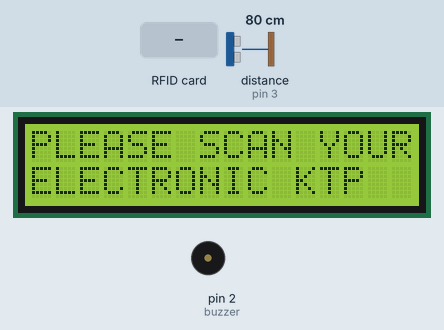
Recording of a sketch running on a simulated Arduino Uno, built with avr-gcc and run on an emulated ATmega328P. Shown: 16×2 character LCD, buzzer (waves = sounding). Wiring (inferred from the names in the program): ultrasonic range finder: trigger pin 4; echo pin 3. The inputs (shaded band) are chosen by the test bench; at power-on: distance to the obstacle (sensor on pin 3) 80 cm. The echo pulse lasts 58.3 µs per cm; what the sketch prints to the serial monitor is not drawn.

Above: at 1.3 s.
1.4 s: RFID card 04 0B 6B 8A 7E 29 80 held to the reader
At 3.0 s:
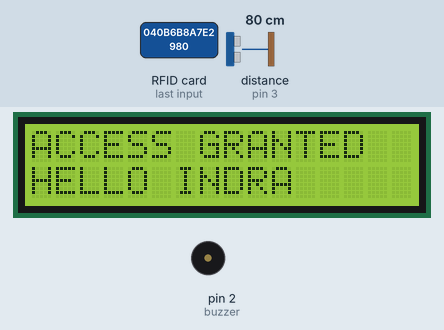
3.3 s: distance to the obstacle (sensor on pin 3) set to 89 cm
At 4.9 s:
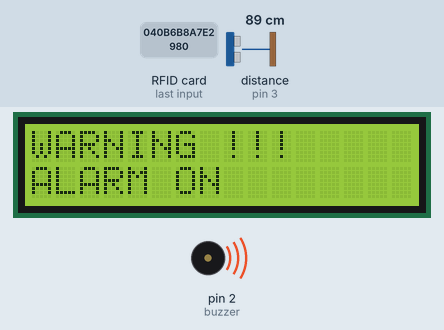
At 9.5 s:
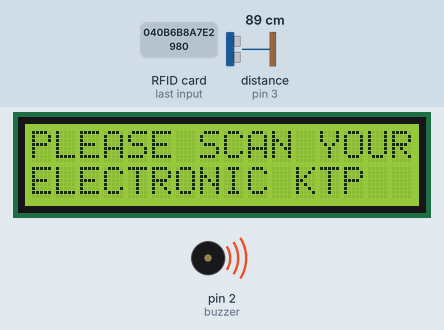
Timing chart, 0 to 11.0 s (numbered marks = the images above; inputs shaded):
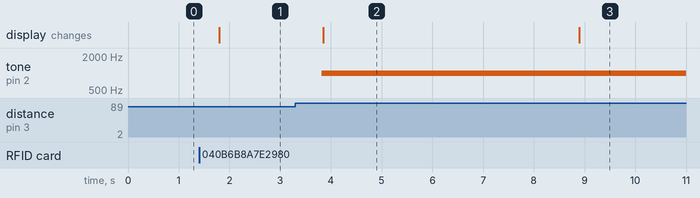

The sketch:

jarak1sensorfic.ino
```cpp
#include <SPI.h>
#include <MFRC522.h>
#include <Wire.h>
#include <LiquidCrystal_I2C.h>
#include <LCD.h>
#define SS_PIN 10
#define RST_PIN 9

LiquidCrystal_I2C lcd(0x27,2,1,0,4,5,6,7,3, POSITIVE);

MFRC522 mfrc522(SS_PIN, RST_PIN);   // Create MFRC522 instance.

const int trigPin = 4;
const int echoPin = 3;
const int buzzer = 2;

long duration;
int distance, distancex;
bool statusscan = false;

String ektp = "";

void setup()
{
  pinMode(trigPin, OUTPUT);
  pinMode(echoPin, INPUT);
  pinMode(buzzer, OUTPUT);

  Serial.begin(9600);   // Initiate a serial communication
  SPI.begin();      // Initiate  SPI bus
  lcd.begin(16,2);
  lcd.backlight();
  mfrc522.PCD_Init();   // Initiate MFRC522

  noTone(buzzer);
  Serial.println("Put your card to the reader...");
  Serial.println();
}

void loop()
{
  lcd.setCursor(0, 0);
  lcd.print("PLEASE SCAN YOUR");
  lcd.setCursor(0, 1);
  lcd.print("ELECTRONIC KTP");
  jarak();
  // Look for new cards
  if ( ! mfrc522.PICC_IsNewCardPresent())
  {
    return;
  }
  // Select one of the cards
  if ( ! mfrc522.PICC_ReadCardSerial())
  {
    return;
  }
  //Show UID on serial monitor
  Serial.print("UID tag :");
  String content = "";
  byte letter;
  for (byte i = 0; i < mfrc522.uid.size; i++)
  {
    Serial.print(mfrc522.uid.uidByte[i] < 0x10 ? " 0" : " ");
    Serial.print(mfrc522.uid.uidByte[i], HEX);
    content.concat(String(mfrc522.uid.uidByte[i] < 0x10 ? " 0" : " "));
    content.concat(String(mfrc522.uid.uidByte[i], HEX));
  }
  Serial.println();
  content.toUpperCase();
  if (content.substring(1) == "04 0B 6B 8A 7E 29 80")//E-KTP INDRA
  {
    lcd.clear();
    lcd.setCursor(0, 0);
    lcd.print("ACCESS GRANTED");
    lcd.setCursor(0, 1);
    lcd.print("HELLO INDRA");
    distancex = distance;
    Serial.println(distancex);
    alarmoff();
    statusscan = true;
    Serial.println ("Sistem Keamanan Aktif");
    while (1) {
      jarak();
      while ((statusscan == true) && distance >= distancex + 5) {
        alarmon();
        if ( ! mfrc522.PICC_IsNewCardPresent())
        {
          return;
        }
        // Select one of the cards

        if ( ! mfrc522.PICC_ReadCardSerial())
        {
          return;
        }
        //Show UID on serial monitor
        Serial.print("UID tag :");
        String content2 = "";
        byte letter;
        for (byte i = 0; i < mfrc522.uid.size; i++)
        {
          Serial.print(mfrc522.uid.uidByte[i] < 0x10 ? " 0" : " ");
          Serial.print(mfrc522.uid.uidByte[i], HEX);
          content2.concat(String(mfrc522.uid.uidByte[i] < 0x10 ? " 0" : " "));
          content2.concat(String(mfrc522.uid.uidByte[i], HEX));
        }
        Serial.println();
        Serial.print("Message : ");
        content.toUpperCase();
      }
    }
  }
  else if (content.substring(1) == "9A 83 F1 0A")//TAG INDRA
  {
    lcd.clear();
    lcd.setCursor(0, 0);
    lcd.print("ACCESS GRANTED");
    lcd.setCursor(0, 1);
    lcd.print("HELLO BUDIMAN");
    distancex = distance;
    Serial.println(distancex);
    alarmoff();
    statusscan = true;
    Serial.println ("Sistem Keamanan Aktif");
    while (1) {
      jarak();
      while ((statusscan == true) && distance >= distancex + 5) {
        alarmon();
        // Look for new cards
        if ( ! mfrc522.PICC_IsNewCardPresent())
        {
          return;
        }
        // Select one of the cards

        if ( ! mfrc522.PICC_ReadCardSerial())
        {
          return;
        }
        //Show UID on serial monitor
        Serial.print("UID tag :");
        String content2 = "";
        byte letter;
        for (byte i = 0; i < mfrc522.uid.size; i++)
        {
          Serial.print(mfrc522.uid.uidByte[i] < 0x10 ? " 0" : " ");
          Serial.print(mfrc522.uid.uidByte[i], HEX);
          content2.concat(String(mfrc522.uid.uidByte[i] < 0x10 ? " 0" : " "));
          content2.concat(String(mfrc522.uid.uidByte[i], HEX));
        }
        Serial.println();
        Serial.print("Message : ");
        content.toUpperCase();
      }
    }
  }
  else{
  lcd.clear();
  lcd.setCursor(0, 0);
  lcd.print("UNKNOWN USER");
  Serial.println("UNKNOWN USER");
  delay (3000);
  }
}
void jarak() {
  digitalWrite(trigPin, LOW);
  delayMicroseconds(2);
  digitalWrite(trigPin, HIGH);
  delayMicroseconds(10);
  digitalWrite(trigPin, LOW);
  duration = pulseIn(echoPin, HIGH);
  distance = duration * 0.034 / 2;
  Serial.println(distance);
  delay (500);
}

void alarmon() {
  tone(buzzer, 1000);
  Serial.println ("Buzzer ON");
  lcd.clear();
  lcd.setCursor(0, 0);
  lcd.print("WARNING !!!");
  lcd.setCursor(0, 1);
  lcd.print("ALARM ON");
  delay (5000);
}

void alarmoff() {
  Serial.println("Alarm OFF");
  noTone(buzzer);
}
```

Measured:
- the behaviour switches between 83 and 84 cm on distance to the obstacle (sensor on pin 3) (found by bisection; images 1 and 2)
- after the input at 1.4 s, the display: changes after 0.40 s (image 1)
- after the input at 3.3 s, tone on pin 2 (buzzer): silent → 1000 Hz after 0.52 s; the display: changes after 0.55 s (image 2)
- what the display in image 2 shows lasts 5.1 s, from 3.8 s to 8.9 s
